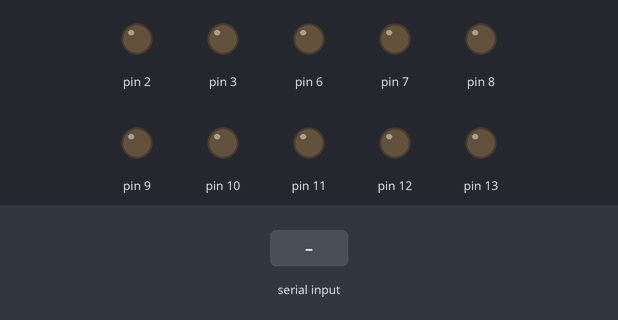
This sketch was run on a simulated Arduino Uno, built with avr-gcc and run on an emulated ATmega328P. Parts: output pins drawn as LEDs (lit = HIGH). The inputs (shaded band) are chosen by the test bench. What the sketch prints to the serial monitor is not drawn.

Above: at 1.2 s.
1.3 s: "f" received over Serial
At 2.2 s:
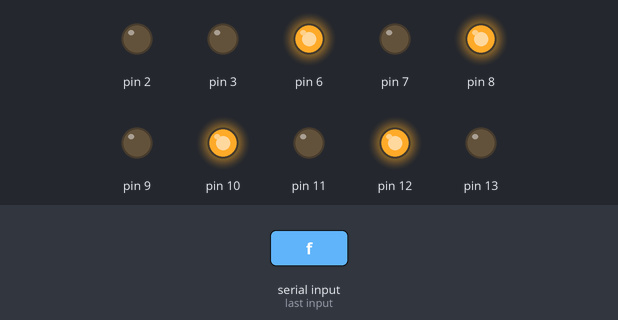
2.8 s: "b" received over Serial
At 3.3 s:
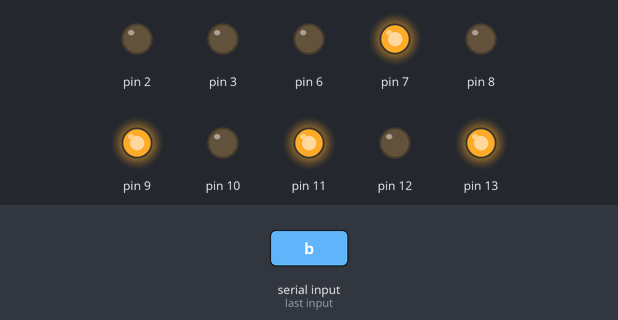
4.3 s: "r" received over Serial
At 5.5 s:
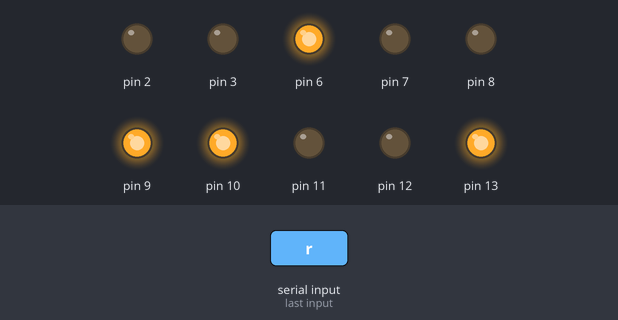
5.8 s: "l" received over Serial
At 6.8 s:
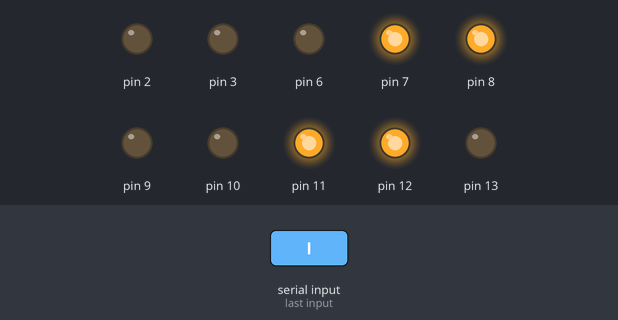
7.3 s: "o" received over Serial
At 7.44 s:
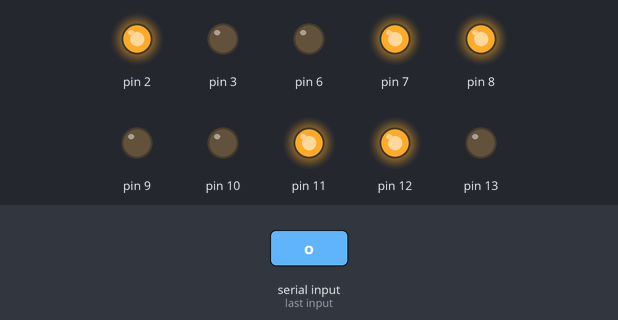
9.0 s: "c" received over Serial
At 9.14 s:
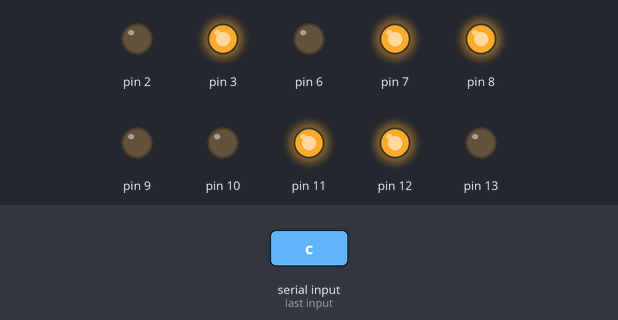
Timing chart, 0 to 11.7 s (numbered marks = the images above; inputs shaded):
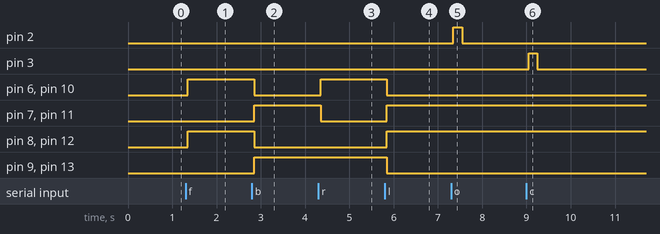

The sketch:

Manual.ino
```cpp
void setup() {

  pinMode(6, OUTPUT);    /////////// *       , ///////////
  pinMode(7, OUTPUT);    /////////// ,       , ///////////

  pinMode(8, OUTPUT);    /////////// ,       * ///////////
  pinMode(9, OUTPUT);    /////////// ,       , ///////////

  pinMode(10, OUTPUT);   /////////// ,       , ///////////
  pinMode(11, OUTPUT);   /////////// *       , ///////////

  pinMode(12, OUTPUT);   /////////// ,       , ///////////
  pinMode(13, OUTPUT);   /////////// ,       * ///////////


  pinMode(2, OUTPUT);   ///////////   ///////////
  pinMode(3, OUTPUT);   ///////////  ///////////


  Serial.begin(115200);
  Serial.setTimeout(50);

}

void loop() {

  if (Serial.available() > 0) {

    String  data = Serial.readString();

    Serial.print(data);


    if (data == "f") {        //Forward

      digitalWrite(6,  HIGH);
      digitalWrite(7,  LOW);

      digitalWrite(8,  HIGH);
      digitalWrite(9,  LOW);

      digitalWrite(10, HIGH);
      digitalWrite(11, LOW);

      digitalWrite(12, HIGH);
      digitalWrite(13, LOW);

    } else if (data == "b") {  //Backward

      digitalWrite(6,  LOW);
      digitalWrite(7,  HIGH);

      digitalWrite(8,  LOW);
      digitalWrite(9,  HIGH);

      digitalWrite(10, LOW);
      digitalWrite(11, HIGH);

      digitalWrite(12, LOW);
      digitalWrite(13, HIGH);

    } else if (data == "r") {   //Left

      digitalWrite(6,  HIGH);
      digitalWrite(7,  LOW);

      digitalWrite(8,  LOW);
      digitalWrite(9,  HIGH);

      digitalWrite(10, HIGH);
      digitalWrite(11, LOW);

      digitalWrite(12, LOW);
      digitalWrite(13, HIGH);


    } else if (data == "l") {   //Right

      digitalWrite(6,  LOW);
      digitalWrite(7,  HIGH);

      digitalWrite(8,  HIGH);
      digitalWrite(9,  LOW);

      digitalWrite(10, LOW);
      digitalWrite(11, HIGH);

      digitalWrite(12, HIGH);
      digitalWrite(13, LOW);


    } else if (data == "s") {   //Stop

      digitalWrite(6, LOW);
      digitalWrite(7, LOW);
      digitalWrite(8, LOW);
      digitalWrite(9, LOW);

      digitalWrite(10, LOW);
      digitalWrite(11, LOW);
      digitalWrite(12, LOW);
      digitalWrite(13, LOW);

    } else if (data == "o") {   //Open Pneumatic Suspension

      digitalWrite(2, HIGH);
      delay(200);
      digitalWrite(2, LOW);


    } else if (data == "c") {   //Close Pneumatic Suspension

      digitalWrite(3, HIGH);
      delay(200);
      digitalWrite(3, LOW);

    } else {   //invalid string recived

      digitalWrite(6, LOW);
      digitalWrite(7, LOW);
      digitalWrite(8, LOW);
      digitalWrite(9, LOW);

      digitalWrite(10, LOW);
      digitalWrite(11, LOW);
      digitalWrite(12, LOW);
      digitalWrite(13, LOW);

    }
  }
}
```

Measured:
- after the input at 1.3 s, pin 6, pin 8, pin 10, pin 12: LOW → HIGH after 0.05 s
- after the input at 2.8 s, pin 6, pin 8, pin 10, pin 12: HIGH → LOW after 0.05 s; pin 7, pin 9, pin 11, pin 13: LOW → HIGH after 0.05 s
- after the input at 4.3 s, pin 6, pin 10: LOW → HIGH after 0.05 s; pin 7, pin 11: HIGH → LOW after 0.05 s
- after the input at 5.8 s, pin 6, pin 9, pin 10, pin 13: HIGH → LOW after 0.05 s; pin 7, pin 8, pin 11, pin 12: LOW → HIGH after 0.05 s
- after the input at 7.3 s, pin 2: LOW → HIGH after 0.05 s, → LOW 0.20 s later
- after the input at 9.0 s, pin 3: LOW → HIGH after 0.05 s, → LOW 0.20 s later
